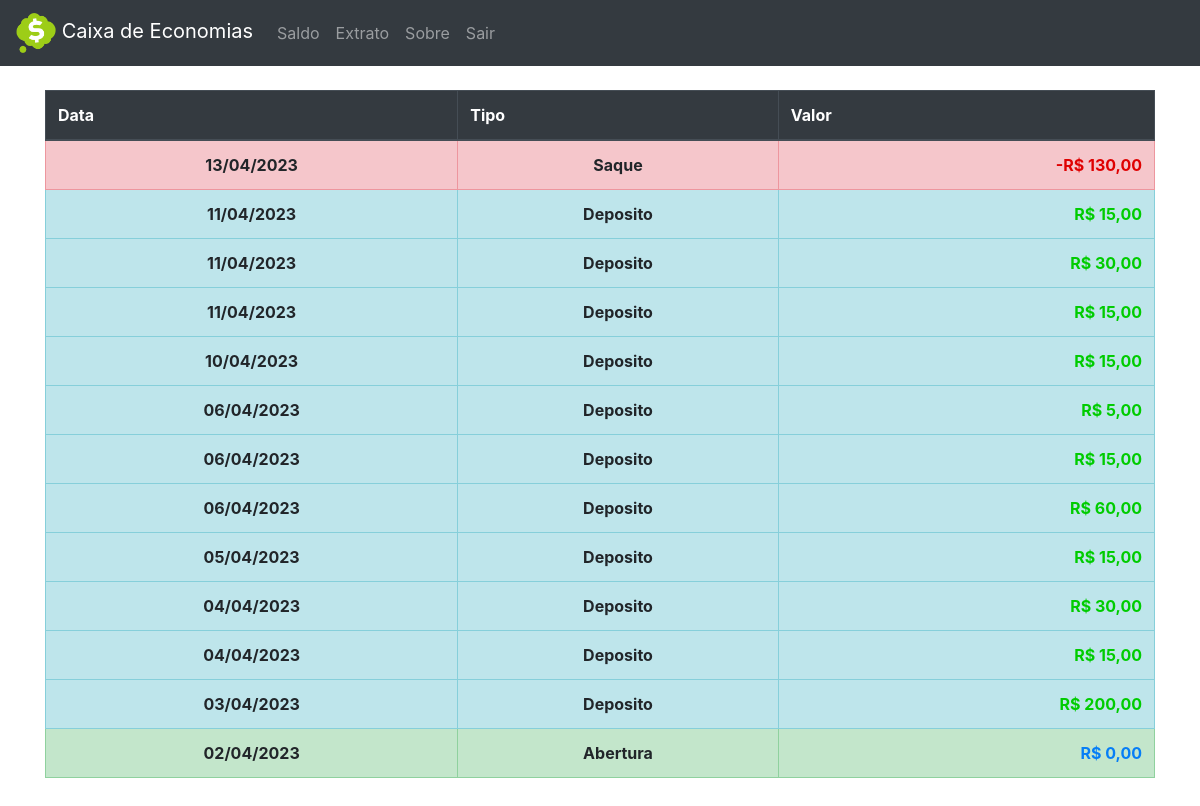
Page /extratos (signed in) on the earlier database version.
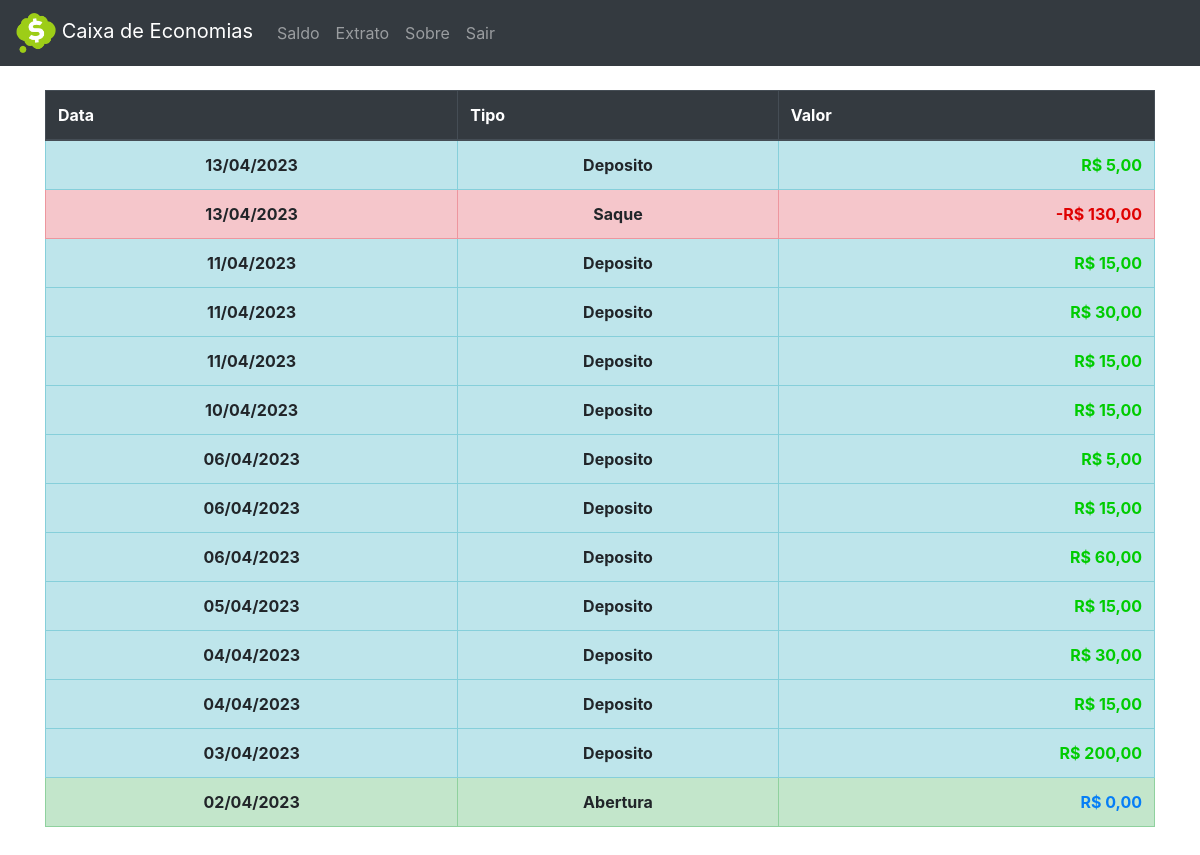
Same page on the later database version.
### tables this page shows
CREATE TABLE movimentacao(Data DATE, TMov TEXT, VMov REAL, Descricao TEXT);

### App.py (the view)
@app.route('/extratos')
def extratos():
	if ( session ):
		a, b, c, li = Control_DB.ultrow(session['usuario'])
		li = li[::-1]
		return render_template('extratos.html', li = li, real = rs.float_to_s)
	return redirect( url_for('login') )

### App.py (called while the page is built)
	def ultrow(x):
		con = sqlite3.connect(path_db + x + '.db')
		cur = con.cursor()
		li = []
		for row in cur.execute('''SELECT * FROM movimentacao'''):
			ult = row
			li += [row]
		x = ult[2]
		y = ult[1]
		z = ult[0]
		con.commit()
		con.close()
		return x, y, z, li

### templates/extratos.html (shortened to what this page needs)
<!DOCTYPE html>
<html lang="pt-br">
	<head>
		<link rel="stylesheet" href="{{ url_for('static', filename='css/bootstrap.min.css') }}">
</head>
<body>
	<nav class="navbar navbar-expand-md bg-dark navbar-dark">
	  <a class="navbar-brand" href="{{ url_for('homepage') }}"><img src="/static/imgs/logo.png" alt="Logo" style="width:40px;"> Caixa de Economias</a>
	  <div class="collapse navbar-collapse" id="collapsibleNavbar">
	    <ul class="navbar-nav">
	      <li class="nav-item">
	        <a class="nav-link" href="{{ url_for('homepage') }}">Saldo</a>
	      </li>
	      <li class="nav-item">
	        <a class="nav-link" href="{{ url_for('extratos') }}">Extrato</a>
	      </li>
	      <li class="nav-item">
	        <a class="nav-link" href="#">Sobre</a>
	      </li>
	      <li class="nav-item">
	        <a class="nav-link" href="{{ url_for('sair') }}">Sair</a>
	      </li>
	    </ul>
	  </div>
	</nav>
	<div class="container">
			<br>
			<table class="table table-bordered table-hover">
				<thead class="thead-dark">
					<tr>
				    	<th>Data</th>
				    	<th>Tipo</th>
				    	<th>Valor</th>
					</tr>
				</thead>
				<tbody>
					{% for i in li %}
						{% if 	i[1] == 'deposito' %}
						{% set cor_mov = 'table-info'%}
						{% set cor_valor = '#00CC00'%}
						{% elif 	i[1] == 'saque' %}
						{% set cor_mov = 'table-danger'%}
						{% set cor_valor = '#DF0101'%}
						{% else %}
						{% set cor_mov = 'table-success' %}
						{% set cor_valor = '#067EF6'%}
						{% endif %}
					<tr class="{{ cor_mov }}"  data-toggle="tooltip" title="{{ i[3].capitalize() }}">
						<td align="center" style=" font-weight: bold;">{{ i[0] }}</td>
						<td align="center" style=" font-weight: bold;">{{ i[1].capitalize() }}</td>
						<td align="right" style="font-weight: bold; color: {{  cor_valor }};">{{ real(i[2]) }}</td>
					</tr>
					{% endfor %}
				</tbody>
			</table>
	</div>
	<br>
</body>
</html>

Differences in the rows shown:
added movimentacao: Data "13/04/2023", TMov "Deposito", VMov "R$ 5,00"
